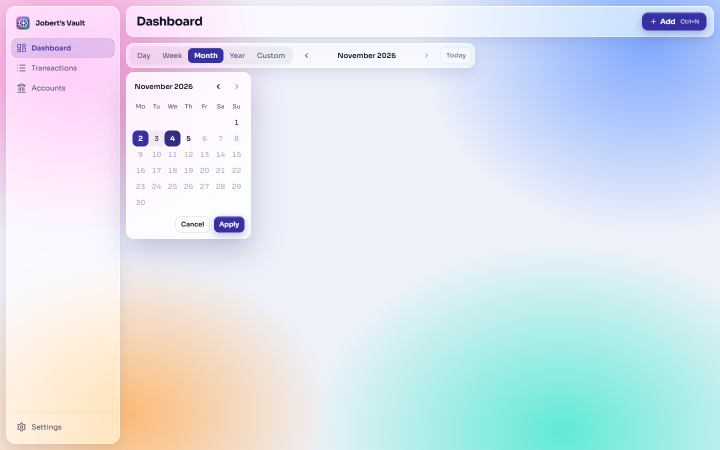
#> input picture app-shell/181-custom-picker.png, 1440 x 900 px (shown at 1/2 size)
$ python -i t24contrast.py   (imports and definitions only)
#> lines starting #> are read from the running program, lines starting #| are printed output that depends on the picture
"""T24: worst-case contrast of each token on each surface, from t24h.mjs's screenshots.

For every surface x theme x transparency, the background is the screenshot (the aurora under the
app's own glass). The worst spot is the 4x4-pixel block whose average gives the lowest WCAG
ratio with the token's color, over the whole window.

    python -I .claude/skills/task/tools/passes/t24contrast.py <folder>
"""

import json
import os
import re
import sys

from PIL import Image

DIR = sys.argv[1]
# [1 line not run here, left out]


def rgb(css):
    return tuple(int(float(x)) for x in re.findall(r"[\d.]+", css)[:3])


def lum(c):
    def ch(v):
        v /= 255
        return v / 12.92 if v <= 0.04045 else ((v + 0.055) / 1.055) ** 2.4
    r, g, b = (ch(v) for v in c)
    return 0.2126 * r + 0.7152 * g + 0.0722 * b


def ratio(a, b):
    la, lb = sorted((lum(a), lum(b)), reverse=True)
    return (la + 0.05) / (lb + 0.05)


def blocks(path, step=4):
#> called with step = 4
    im = Image.open(path).convert("RGB")
#> im is the input picture: PIL image 1440x900 RGB; mean R, G, B 220, 228.7, 237.9
    # The oversized probe can show a scrollbar on the right and bottom edges: never under a panel.
    im = im.crop((0, 0, im.size[0] - 17, im.size[1] - 17))
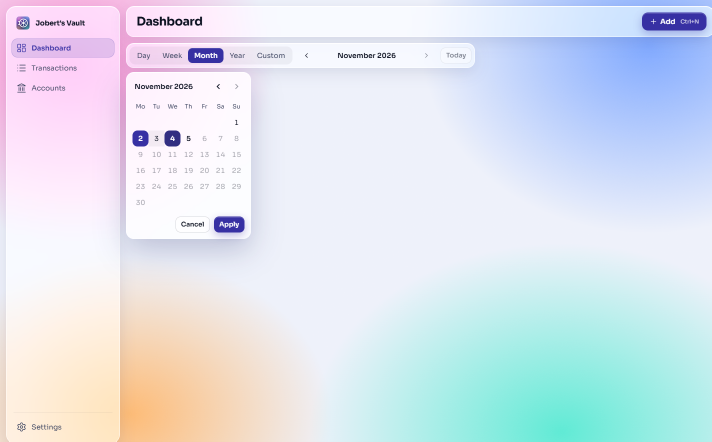
#> im: PIL image 1423x883 RGB (shown at 1/2 size); mean R, G, B 220.8, 228.8, 238.4
    w, h = im.size
#> w = 1423; h = 883
    small = im.resize((w // step, h // step), Image.BOX)  # 4x4 block averages
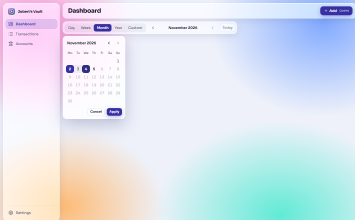
#> small: PIL image 355x220 RGB; mean R, G, B 220.9, 228.9, 238.5
    return small, w / small.size[0]


# Which tokens to report on which surface (text 4.5, icons and UI parts 3.0).
TEXT = ["foreground", "muted-foreground", "primary", "income", "expense", "warning", "danger", "success"]
PAIRS = {
    "panel": TEXT,
    "raised": TEXT,
    "panel_wash": TEXT,
    "panel_field": ["foreground", "muted-foreground"],
    "raised_field": ["foreground", "muted-foreground"],
    "panel_wash_wash": ["foreground", "muted-foreground"],
    "danger_banner": ["foreground", "muted-foreground", "danger", "primary"],
    "danger_banner_field": ["foreground"],
    "warning_banner": ["foreground", "muted-foreground", "warning", "primary"],
    "warning_banner_field": ["foreground"],
    "info_banner": ["foreground", "muted-foreground", "primary"],
    "panel_danger_tint": ["foreground", "danger"],
    "panel_warning_tint": ["foreground", "warning"],
    "net_card": ["foreground", "muted-foreground", "income", "expense", "primary"],
    "primary": ["primary-foreground"],
    "danger": ["danger-foreground"],
}

results = {}
# [12 lines not run here, left out]

# [1 line that did not run here, left out]
# [23 lines not run here, left out]

>>> result = blocks('../../../../../app-shell/181-custom-picker.png')

$ run again, on app-shell/181-dashboard-light.png
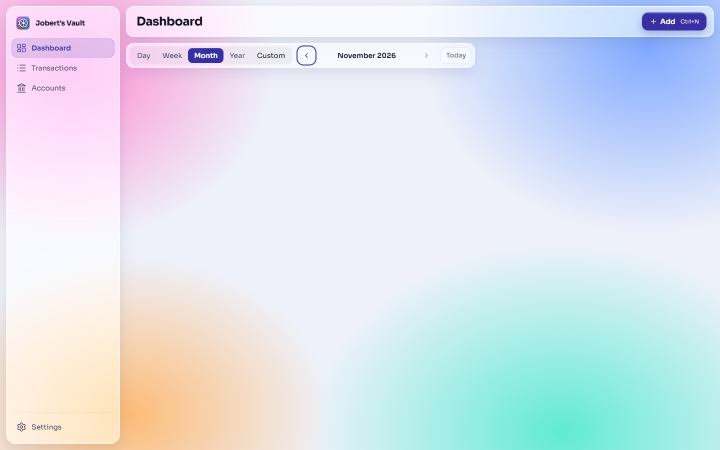
#> input picture app-shell/181-dashboard-light.png, 1440 x 900 px (shown at 1/2 size)
#> in blocks, im is the input picture: PIL image 1440x900 RGB; mean R, G, B 220.6, 228.1, 237.9
#> im: PIL image 1423x883 RGB
#> in blocks, `small = im.resize((w // step, h // step), Image.BOX)`:
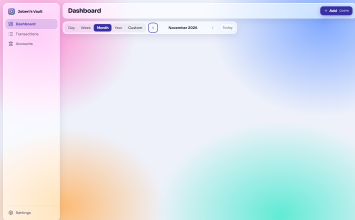
#> small: PIL image 355x220 RGB; mean R, G, B 221.5, 228.3, 238.5
